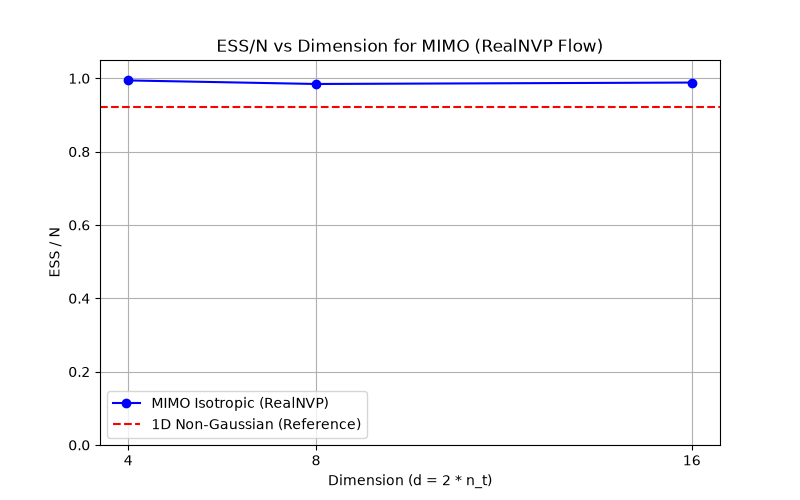

Here is the Python script that generated this plot:
import matplotlib.pyplot as plt

def main():
    # Recorded values from validation scripts
    # 1D Non-Gaussian ESS
    ess_n_1d = 0.9228
    
    # MIMO ESS for nt=2, 4, 8 (dims 4, 8, 16)
    dims = [4, 8, 16]
    nt_vals = [2, 4, 8]
    ess_n_mimo = [0.9943, 0.9846, 0.9885]
    
    plt.figure(figsize=(8, 5))
    plt.plot(dims, ess_n_mimo, marker='o', linestyle='-', color='b', label='MIMO Isotropic (RealNVP)')
    
    # Also plot the 1D non-gaussian for reference as a horizontal line or a point
    plt.axhline(y=ess_n_1d, color='r', linestyle='--', label='1D Non-Gaussian (Reference)')
    
    plt.title('ESS/N vs Dimension for MIMO (RealNVP Flow)')
    plt.xlabel('Dimension (d = 2 * n_t)')
    plt.ylabel('ESS / N')
    plt.xticks(dims)
    plt.ylim(0.0, 1.05)
    plt.grid(True)
    plt.legend()
    plt.savefig('benchmark_ess_vs_dim.png')
    print("Saved benchmark_ess_vs_dim.png")

if __name__ == "__main__":
    main()
